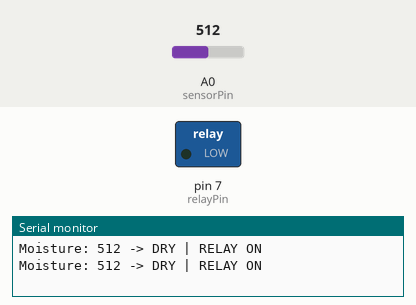
Simulated run of this sketch. Board: Arduino Uno, built with avr-gcc and run on an emulated ATmega328P. Parts: switched loads named in the sketch (green lamp = pin HIGH), the last lines printed to the serial monitor. The test bench sets the inputs (shaded band); at power-on: A0 (sensorPin) = 512.

Above: at 3.8 s.
3.9 s: A0 (sensorPin) set to 463
7.8 s: A0 (sensorPin) set to 441
At 9.9 s:
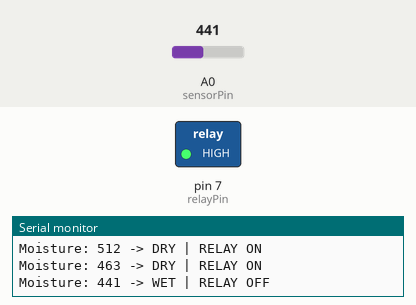
11.7 s: A0 (sensorPin) set to 460
At 13.4 s:
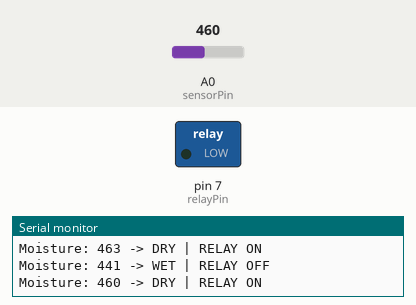
15.6 s: A0 (sensorPin) set to 440
At 19.2 s:
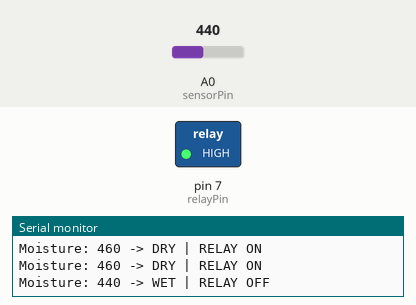
Timing chart, 0 to 20.5 s (numbered marks = the images above; inputs shaded):
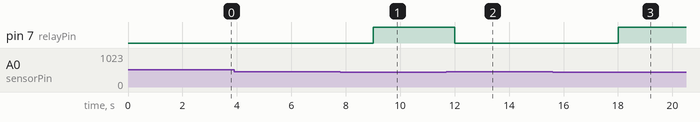

Measured:
- the behaviour switches between 450 and 449 on A0 (sensorPin) (found by bisection; images 0 and 1)
- after the input at 7.8 s, pin 7 (relayPin): LOW → HIGH after 1.2 s
- after the input at 11.7 s, pin 7 (relayPin): HIGH → LOW after 0.30 s
- after the input at 15.6 s, pin 7 (relayPin): LOW → HIGH after 2.4 s

The sketch:

relay_soilsensor_cpd.ino
```cpp
int sensorPin = A0;
int relayPin = 7;

void setup() {
  Serial.begin(9600);
  pinMode(relayPin, OUTPUT);

  // Relay OFF
  digitalWrite(relayPin, HIGH);
}

void loop() {
  int moistureValue = analogRead(sensorPin);

  Serial.print("Moisture: ");
  Serial.print(moistureValue);

  if (moistureValue < 450) {
    digitalWrite(relayPin, HIGH);
    Serial.println(" -> WET | RELAY OFF");
  }
  else {
    digitalWrite(relayPin, LOW);
    Serial.println(" -> DRY | RELAY ON");
  }

  delay(3000);
}
```
